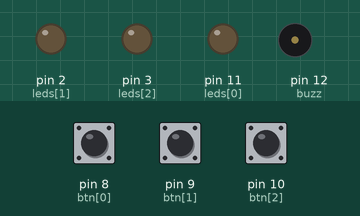
Bench run of a sketch on a simulated Arduino Uno, built with avr-gcc and run on an emulated ATmega328P. On the bench: output pins drawn as LEDs (lit = HIGH), buzzer (waves = sounding, pin HIGH). The inputs (shaded band) are chosen by the test bench; at power-on: pin 8 (btn[0]) LOW, pin 9 (btn[1]) LOW, pin 10 (btn[2]) LOW.

Above: at 1.2 s.
1.3 s: pin 8 (btn[0]) pulled HIGH for 0.15 s
At 1.7 s:
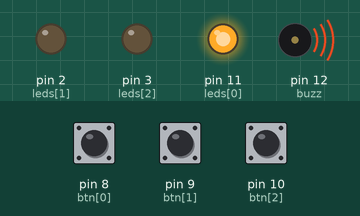
At 2.2 s:
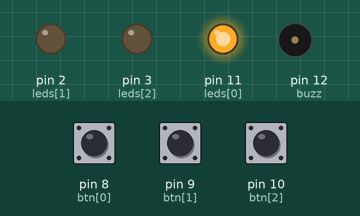
Timing chart, 0 to 4.3 s (numbered marks = the images above; inputs shaded):
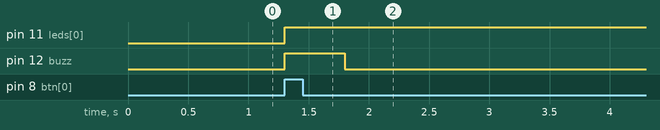

Measured:
- after the input at 1.3 s, pin 11 (leds[0]): LOW → HIGH at once; pin 12 (buzz): LOW → HIGH at once, → LOW 0.50 s later

The sketch:

quizz.ino
```cpp
int buzz = 12;
int leds[] = {11,2,3};
int btn[] = {8,9,10};

int reset = 0;

void off(){
  for(int i = 0; i<3; i++){
      digitalWrite(leds[i],LOW);
    }
}

void buzzz(){
  digitalWrite(buzz,HIGH);
  delay(500);
  digitalWrite(buzz,LOW);
}


void setup() {
  pinMode(buzz,OUTPUT);

  for(int i =0;i<3; i++){
    pinMode(leds[i],OUTPUT);
    pinMode(btn[i],INPUT);
  }
  off();
}

void loop() {
  int a,b,c;
  a = digitalRead(btn[0]);
  b = digitalRead(btn[1]);
  c = digitalRead(btn[2]);

  if(a && b && c){
    off();
    delay(1000);
    a=b=c=0;
    reset = 0;
  }

  if(!reset){

    if(a == 1){
      digitalWrite(leds[0],HIGH);
      buzzz();
      reset = 1;
    }
    else if(b == 1){
      digitalWrite(leds[1],HIGH);
      buzzz();
      reset = 1;
    }
    else if(c == 1){
      digitalWrite(leds[2],HIGH);
      buzzz();
      reset = 1;
    }
  }
}
```
